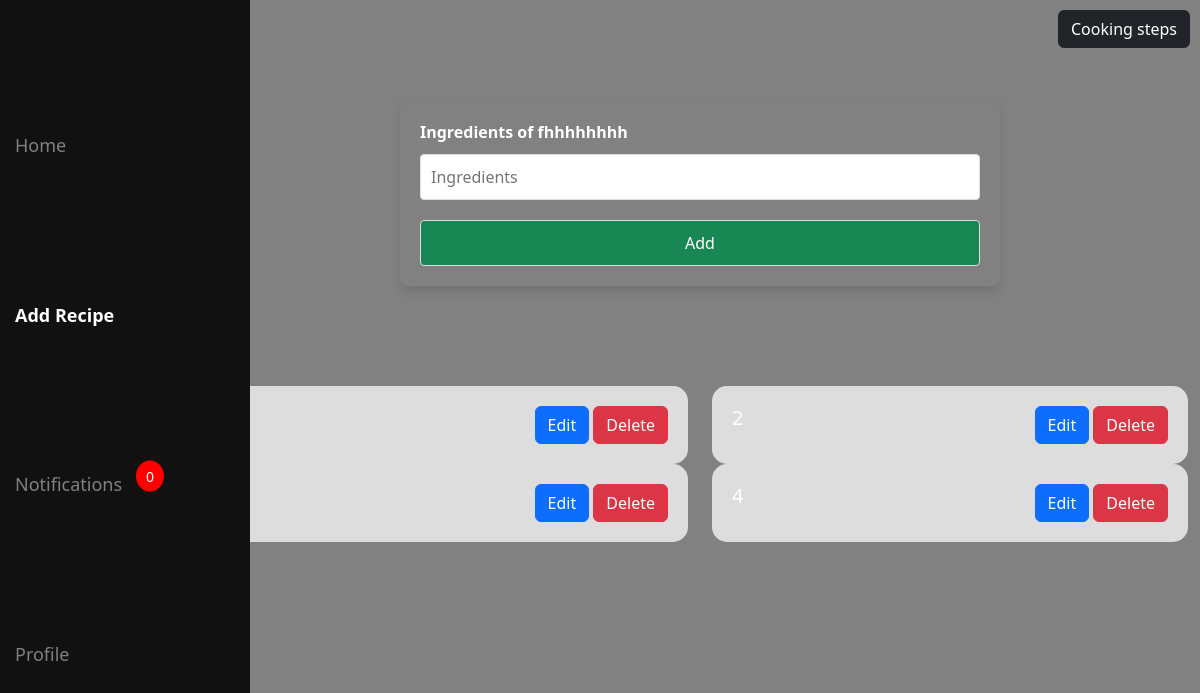
Screenshot of /ingredients/1 (signed in) with the database file from the repository.
### app/models.py (models this page shows)
class Dish(models.Model):
    user=models.ForeignKey(User,on_delete=models.CASCADE)
    name=models.TextField()
    img=models.FileField()
    cuisine=models.TextField()
    prep=models.IntegerField()
    cook=models.IntegerField()
    likes=models.IntegerField()

class Ingredients(models.Model):
    dish=models.ForeignKey(Dish, on_delete=models.CASCADE)
    item=models.TextField()

### app/views.py (the view)
# urls.py: path('ingredients/<pid>',views.ingredients,name='ingredients'),
def ingredients(req,pid):
    if 'user' in req.session:
        if req.method=='POST':
            ingr=req.POST['ingredients']
            data=Ingredients.objects.create(dish=Dish.objects.get(id=pid),item=ingr)
            data.save()
            return redirect('ingredients',pid=pid)
        else:
            dish=Dish.objects.get(pk=pid)
            data=Ingredients.objects.filter(dish=dish)
            unread_count = Notification.objects.filter(user=User.objects.get(username=req.session['user']), read=False).count()
            return render(req,'ingredients.html',{'data':data,'dish':dish,'unread_count':unread_count})
    else:
        return redirect(shop_login)

### templates/ingredients.html (shortened to what this page needs)
<!DOCTYPE html>
<html lang="en">
<head>
    {% load static %}
    <link href="https://cdn.jsdelivr.net/npm/bootstrap@5.3.3/dist/css/bootstrap.min.css" rel="stylesheet">
    <link rel="stylesheet" href="{% static 'css/style.css' %}">
</head>
<body>
    <div class="container-fluid">
        <div class="row">
            <div class="col-2">
                <div id="sidebar" class="sidebar">
                    <a href="../userHome">Home</a>
                    <a href="../addRecipe" class="active">Add Recipe</a>
                    <div class="notification">
                        <a href="../notifications">Notifications</a>
                        {% if unread_count > 0 %}
                        <span class="notification-badge">{{ unread_count }}</span>
                        {% else %}
                        <span class="notification-badge">0</span>
                        {% endif %}
                    </div>
                    <a href="../profile">Profile</a>
                </div>
            </div>
            <div class="col-10 addRec">
                <a href="../cooking/{{dish.pk}}" class="btn btn-dark cooking">Cooking steps</a>
                <form action="" method="post" enctype="multipart/form-data">
                    <div class="form-container">
                        <div class="form-group">
                            <label for="name">Ingredients of {{dish.name}}</label>
                            <input type="text" name="ingredients" id="name" placeholder="Ingredients">
                        </div>
                        <input type="submit" class="btn btn-success" value="Add">
                    </div>
                </form>
                <div class="row">
                    {% if data %}
                    {% for i in data %}
                    <div class="col-6">
                        <div class="items">
                            <h5>{{i.item}}</h5>
                            <div class="bb">
                                <a href="../editIngr/{{i.pk}}" class="btn btn-primary">Edit</a>
                                <a href="../deleteIngr/{{i.pk}}" class="btn btn-danger">Delete</a>
                            </div>
                        </div>
                    </div>
                    {% endfor %}
                    {% endif %}
                </div>
            </div>
        </div>
    </div>
</body>
</html>

### static/css/style.css (style rules this page uses)
body { background-color: #818181; color: white; }
.sidebar { height: 100%; width: 250px; position: fixed; top: 0; left: 0; background-color: #111; transition: 0.3s; z-index: 1; display: flex; flex-direction: column; justify-content:space-evenly; }
.sidebar a { padding: 10px 15px; text-decoration: none; font-size: 18px; color: #818181; display: block; transition: 0.3s; }
.sidebar .active { color: white; font-weight: 700; }
.addRec .form-container { width: 100%; max-width: 600px; margin: 100px auto; padding: 20px; border-radius: 8px; box-shadow: 0 5px 10px rgba(0, 0, 0, 0.1); }
.addRec .form-group { margin-bottom: 15px; }
.addRec label { display: block; color: white; margin-bottom: 5px; font-weight: bold; }
.addRec input[type="text"], .addRec input[type="file"], .addRec input[type="number"], .addRec input[type="submit"] { width: 100%; padding: 10px; margin: 5px 0 0; border: 1px solid #ddd; border-radius: 4px; box-sizing: border-box; }
.addRec .items { background-color: #ddd; border-radius: 15px; padding: 20px; display: flex; justify-content: space-between; }
.addRec .cooking { position: fixed; right: 10px; top: 10px; }
.notification { position: relative; }
.notification-badge { background-color: red; color: white; border-radius: 50%; padding: 5px 10px; font-size: 14px; position: absolute; top: 15px; right: 100px; transform: translate(50%, -50%); z-index: 10; }
@media screen and (min-width: 501px) { #sidebar { left: 0; } }

### rows the page displays
Dish: name "fhhhhhhhh"
Ingredients: item "2"
Ingredients: item "4"
